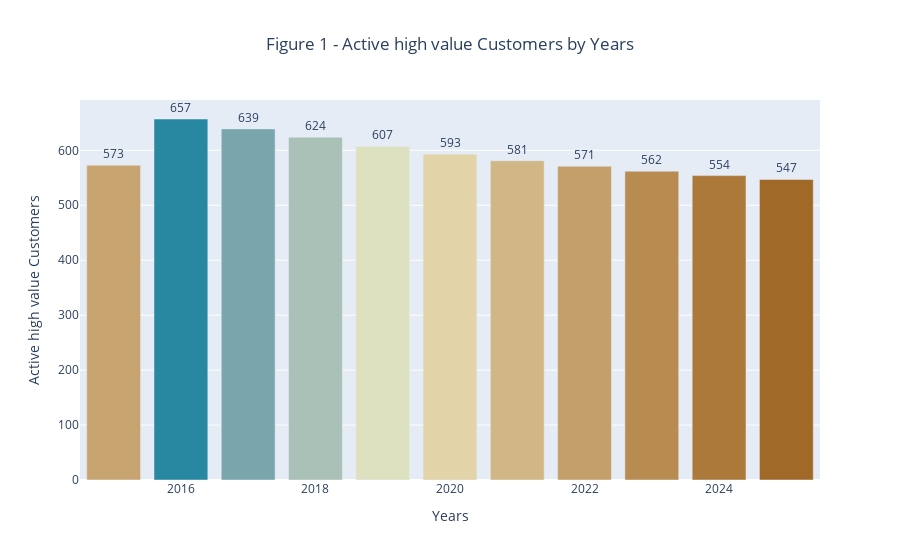

The code cell stored with this chart in its notebook:
### Code cell
# Inactive Customers
value = segments.iloc[5,:].round(0)
label = segments.columns
trace = go.Bar(y=value, 
               x=label,text = value,textposition= "outside",
               marker={'color': value,
                   'colorscale': 'Earth'})
layout = go.Layout(title="Figure 1 - Active high value Customers by Years", 
                   xaxis={'title' : "Years"},
                  yaxis={'title' : "Active high value Customers" },
                  title_x=0.5)
fig = go.Figure(data=trace, layout=layout)
iplot(fig)
fig.show('png')

### Figure 1 — Plotly figure (JSON) as saved in the notebook; plotly's stock layout.template omitted (floating-point values rounded to 4 significant figures)
{"data": [{"marker": {"color": [573, 657, 639, 624, 607, 593, 581, 571, 562, 554, 547], "colorscale": [[0, "rgb(161, 105, 40)"], [0.1667, "rgb(189, 146, 90)"], [0.3333, "rgb(214, 189, 141)"], [0.5, "rgb(237, 234, 194)"], [0.6667, "rgb(181, 200, 184)"], [0.8333, "rgb(121, 167, 172)"], [1, "rgb(40, 135, 161)"]]}, "text": [573, 657, 639, 624, 607, 593, 581, 571, 562, 554, 547], "textposition": "outside", "type": "bar", "x": [2015, 2016, 2017, 2018, 2019, 2020, 2021, 2022, 2023, 2024, 2025], "y": [573, 657, 639, 624, 607, 593, 581, 571, 562, 554, 547]}], "layout": {"title": {"text": "Figure 1 - Active high value Customers by Years", "x": 0.5}, "xaxis": {"title": {"text": "Years"}}, "yaxis": {"title": {"text": "Active high value Customers"}}}}
